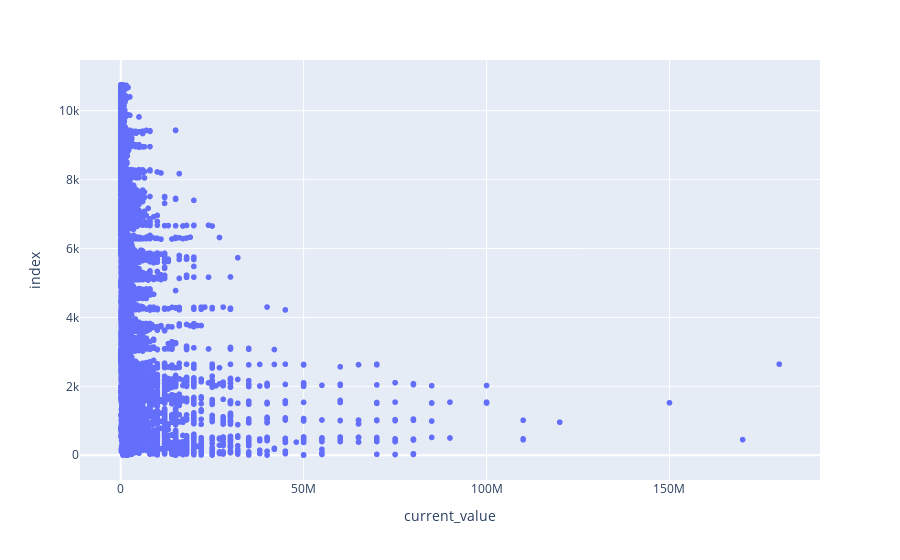

Here is the notebook cell this chart was saved with:
### Code cell
fig = px.scatter(df_football, x='current_value')
fig.show()

### Figure 1 — Plotly figure (JSON) as saved in the notebook; plotly's stock layout.template omitted (floating-point values rounded to 4 significant figures; data arrays with more than 128 entries replaced by an {"elided": "..."} marker saying what was removed)
{"data": [{"hovertemplate": "current_value=%{x}<br>index=%{y}<extra></extra>", "legendgroup": "", "marker": {"color": "#636efa", "symbol": "circle"}, "mode": "markers", "name": "", "showlegend": false, "type": "scattergl", "x": {"elided": "10587 int values"}, "xaxis": "x", "y": {"elided": "10587 int values"}, "yaxis": "y"}], "layout": {"legend": {"tracegroupgap": 0}, "margin": {"t": 60}, "xaxis": {"anchor": "y", "domain": [0, 1], "title": {"text": "current_value"}}, "yaxis": {"anchor": "x", "domain": [0, 1], "title": {"text": "index"}}}}
